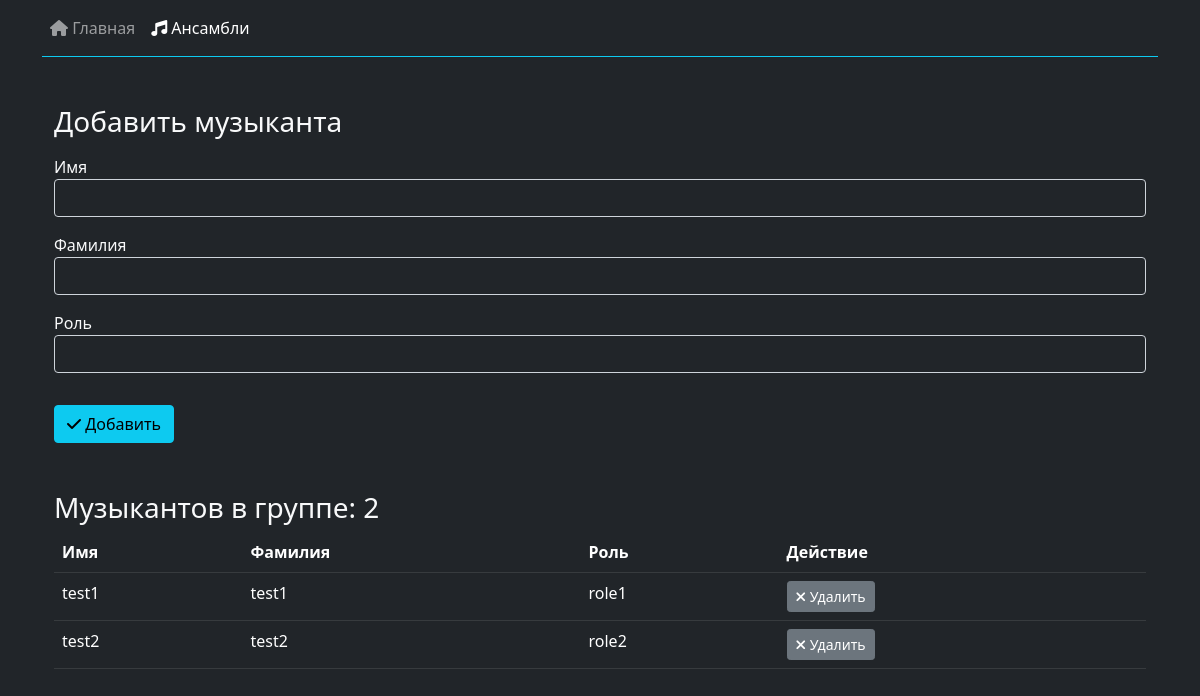
Page /add-musicians?ensemble_id=3 on the committed database.
### models.py (models this page shows)
class Musician(db.Model):
    id = db.Column(db.Integer, primary_key=True, autoincrement=True)
    firstname = db.Column(db.String(80), nullable=False)
    lastname = db.Column(db.String(80), nullable=False)
    role = db.Column(db.String(80), nullable=False)
    ensemble_id = db.Column(db.Integer, db.ForeignKey('ensemble.id'), nullable=False)
    ensemble = db.relationship('Ensemble',
                               backref=db.backref('musicians', lazy='dynamic'))

### app.py (the view, shortened to what this page needs)
@app.route('/add-musicians', methods=["GET", "POST"])
def add_musicians():
    ensemble_id = request.args.get('ensemble_id')
    musicians = Musician.query.filter_by(ensemble_id=ensemble_id).all()
    delete_id = request.args.get("delete_id")
    ensemble = Ensemble.query.filter_by(id=ensemble_id).first()
    if delete_id:
        musician = Musician.query.filter_by(id=delete_id).first()
        db.session.delete(musician)
        db.session.commit()
        return redirect('/add-musicians?ensemble_id=' + ensemble_id)
    return render_template('add_musicians.html', musicians=musicians, ensemble_id=ensemble_id,
                           ensemble_name=ensemble.name, musicians_len=len(musicians))

### templates/add_musicians.html (shortened to what this page needs)
<!doctype html>
<html lang="en">
<head>
    <link href="https://cdn.jsdelivr.net/npm/bootstrap@5.0.0-beta1/dist/css/bootstrap.min.css" rel="stylesheet"
>
</head>
<body style="background-color:#212529 !important">
<div class="container">
    <nav class="navbar navbar-expand-sm bg-dark navbar-dark border-bottom border-info">
        <ul class="navbar-nav ">
             <li class="nav-item">
                 <a class="nav-link" href="/"><i class="fa fa-home" aria-hidden="true"></i> Главная</a>
            </li>
            <li class="nav-item">
                <a class="nav-link active ml-2" href="/ensembles"><i class="fa fa-music" aria-hidden="true"></i> Ансамбли</a>
            </li>
        </ul>
    </nav>
<div class="container">
    <h3 class="text-light mt-5" >Добавить музыканта</h3>
    <form action="/add-musicians" method="post">
       <div class="form-group mt-3">
                <label class="text-light" for="firstname">Имя</label>
                <input class="form-control bg-dark text-muted" type="text" name="firstname" id="firstname" required>
       </div>
        <div class="form-group mt-3">
                <label class="text-light" for="lastname">Фамилия</label>
                <input class="form-control bg-dark text-muted" type="text" name="lastname" id="lastname" required>
        </div>
        <div class="form-group mt-3">
                <label class="text-light" for="role">Роль</label>
                <input class="form-control bg-dark text-muted" type="text" name="role" id="role" required>
        </div>
        <div class="form-group mt-3">
          <button type="submit" class="btn btn-info mt-3"><i class="fa fa-check" aria-hidden="true"></i> Добавить</button>
        </div>
    </form>
    <h3 class="text-light mt-5"> Музыкантов в группе: {{ musicians_len }}</h3>
    <table class="table table-dark">
        <tr>
            <th>Имя</th>
            <th>Фамилия</th>
            <th>Роль</th>
            <th>Действие</th>
        </tr>
        {% for musician in musicians %}
        <tr>
            <td>{{ musician.firstname }}</td>
            <td>{{ musician.lastname }}</td>
            <td>{{ musician.role }}</td>
            <td><a class="btn btn-sm btn-secondary" href="/add-musicians?ensemble_id={{ ensemble_id }}&delete_id={{ musician.id }}"><i class="fa fa-times" aria-hidden="true"></i> Удалить</a></td>
        </tr>
        {% endfor %}
    </table>
</div>
</body>
</html>

### rows in the picture
Musician: firstname "test1", lastname "test1", role "role1"
Musician: firstname "test2", lastname "test2", role "role2"

### other values in the picture
{{ musicians_len }} "2"
